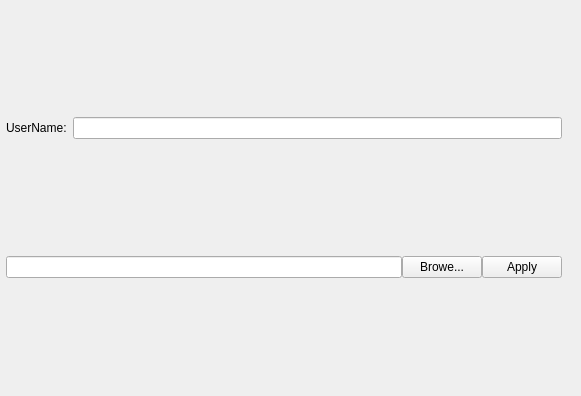
<?xml version="1.0" encoding="UTF-8"?>
<ui version="4.0">
 <class>UserInfoShower</class>
 <widget class="QWidget" name="UserInfoShower">
  <property name="geometry">
   <rect>
    <x>0</x>
    <y>0</y>
    <width>581</width>
    <height>396</height>
   </rect>
  </property>
  <property name="windowTitle">
   <string>Form</string>
  </property>
  <layout class="QVBoxLayout" name="layout_main">
   <property name="spacing">
    <number>0</number>
   </property>
   <property name="leftMargin">
    <number>0</number>
   </property>
   <property name="topMargin">
    <number>0</number>
   </property>
   <property name="rightMargin">
    <number>0</number>
   </property>
   <property name="bottomMargin">
    <number>0</number>
   </property>
   <item>
    <layout class="QHBoxLayout" name="layout_info">
     <property name="spacing">
      <number>6</number>
     </property>
     <property name="leftMargin">
      <number>6</number>
     </property>
     <property name="rightMargin">
      <number>6</number>
     </property>
     <item>
      <layout class="QVBoxLayout" name="verticalLayout">
       <property name="spacing">
        <number>0</number>
       </property>
       <item>
        <layout class="QHBoxLayout" name="horizontalLayout">
         <property name="spacing">
          <number>6</number>
         </property>
         <item>
          <widget class="QLabel" name="lb_name">
           <property name="text">
            <string>UserName:</string>
           </property>
          </widget>
         </item>
         <item>
          <widget class="QLineEdit" name="le_user"/>
         </item>
        </layout>
       </item>
       <item>
        <layout class="QHBoxLayout" name="horizontalLayout_4">
         <property name="spacing">
          <number>0</number>
         </property>
         <item>
          <widget class="QLineEdit" name="le_file"/>
         </item>
         <item>
          <widget class="QPushButton" name="bt_browse">
           <property name="text">
            <string>Browe...</string>
           </property>
          </widget>
         </item>
         <item>
          <widget class="QPushButton" name="bt_upload">
           <property name="text">
            <string>Apply</string>
           </property>
          </widget>
         </item>
        </layout>
       </item>
      </layout>
     </item>
     <item>
      <widget class="QLabel" name="lb_img">
       <property name="text">
        <string/>
       </property>
      </widget>
     </item>
    </layout>
   </item>
  </layout>
 </widget>
 <resources/>
 <connections/>
</ui>
